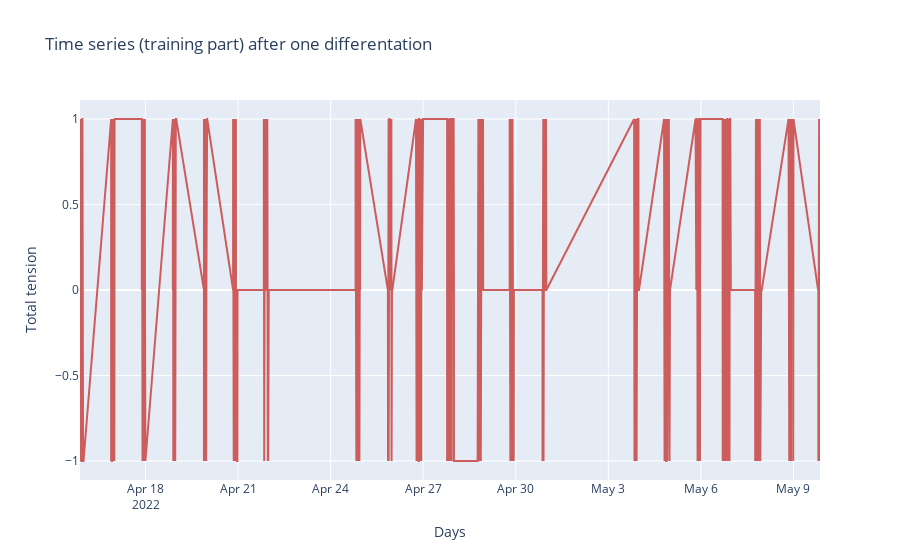

Source (notebook cell):
### Markdown cell above
We can see a deterministic component of trend in our time series, so we should differentiate time series with order equals to one or two to remove that trend.

### Code cell
plot_time_series(ts_train.diff(), title = 'Time series (training part) after one differentation')

### Figure 1 — Plotly figure (JSON) as saved in the notebook; plotly's stock layout.template omitted (floating-point values rounded to 4 significant figures; data arrays with more than 128 entries replaced by an {"elided": "..."} marker saying what was removed)
{"data": [{"marker": {"color": "indianred"}, "text": "tension", "type": "scatter", "x": {"elided": "2242 str values"}, "y": {"elided": "2242 int values"}}], "layout": {"showlegend": false, "title": {"text": "Time series (training part) after one differentation"}, "xaxis": {"title": {"text": "Days"}}, "yaxis": {"title": {"text": "Total tension"}}}}
